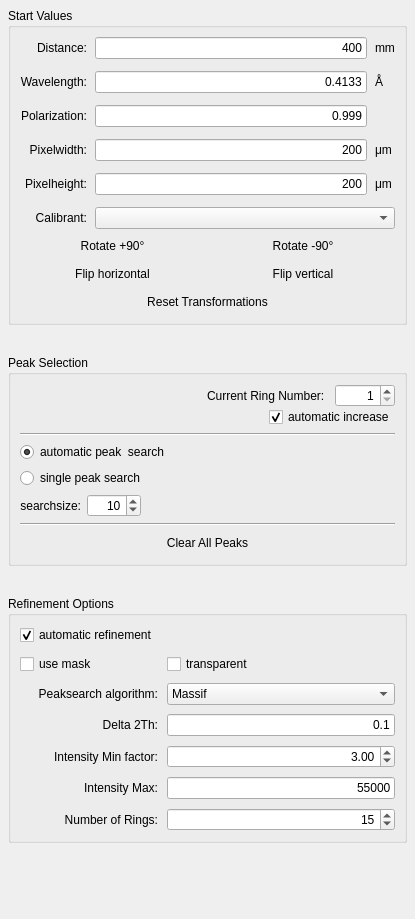
         <widget class="QWidget" name="start_values">
          <property name="enabled">
           <bool>true</bool>
          </property>
          <property name="geometry">
           <rect>
            <x>0</x>
            <y>0</y>
            <width>415</width>
            <height>919</height>
           </rect>
          </property>
          <attribute name="label">
           <string>Calibration Parameters</string>
          </attribute>
          <layout class="QVBoxLayout" name="verticalLayout_5">
           <property name="spacing">
            <number>30</number>
           </property>
           <property name="margin">
            <number>8</number>
           </property>
           <item>
            <widget class="QGroupBox" name="groupBox_2">
             <property name="title">
              <string>Start Values</string>
             </property>
             <layout class="QVBoxLayout" name="verticalLayout">
              <item>
               <layout class="QGridLayout" name="gridLayout">
                <property name="horizontalSpacing">
                 <number>8</number>
                </property>
                <property name="verticalSpacing">
                 <number>12</number>
                </property>
                <item row="3" column="0">
                 <widget class="QLabel" name="label_3">
                  <property name="text">
                   <string>Pixelwidth:</string>
                  </property>
                  <property name="alignment">
                   <set>Qt::AlignRight|Qt::AlignTrailing|Qt::AlignVCenter</set>
                  </property>
                 </widget>
                </item>
                <item row="3" column="2">
                 <widget class="QLabel" name="label_8">
                  <property name="text">
                   <string>μm</string>
                  </property>
                 </widget>
                </item>
                <item row="4" column="0">
                 <widget class="QLabel" name="label_4">
                  <property name="text">
                   <string>Pixelheight:</string>
                  </property>
                  <property name="alignment">
                   <set>Qt::AlignRight|Qt::AlignTrailing|Qt::AlignVCenter</set>
                  </property>
                 </widget>
                </item>
                <item row="4" column="1">
                 <widget class="QLineEdit" name="sv_pixel_height_txt">
                  <property name="text">
                   <string>200</string>
                  </property>
                  <property name="alignment">
                   <set>Qt::AlignRight|Qt::AlignTrailing|Qt::AlignVCenter</set>
                  </property>
                 </widget>
                </item>
                <item row="4" column="2">
                 <widget class="QLabel" name="label_9">
                  <property name="text">
                   <string>μm</string>
                  </property>
                 </widget>
                </item>
                <item row="6" column="0">
                 <widget class="QLabel" name="label_5">
                  <property name="text">
                   <string>Calibrant:</string>
                  </property>
                  <property name="alignment">
                   <set>Qt::AlignRight|Qt::AlignTrailing|Qt::AlignVCenter</set>
                  </property>
                 </widget>
                </item>
                <item row="6" column="1" colspan="2">
                 <widget class="QComboBox" name="calibrant_cb">
                  <property name="focusPolicy">
                   <enum>Qt::NoFocus</enum>
                  </property>
                  <property name="editable">
                   <bool>false</bool>
                  </property>
                  <property name="frame">
                   <bool>true</bool>
                  </property>
                 </widget>
                </item>
                <item row="3" column="1">
                 <widget class="QLineEdit" name="sv_pixel_width_txt">
                  <property name="text">
                   <string>200</string>
                  </property>
                  <property name="alignment">
                   <set>Qt::AlignRight|Qt::AlignTrailing|Qt::AlignVCenter</set>
                  </property>
                 </widget>
                </item>
                <item row="0" column="0">
                 <widget class="QLabel" name="label">
                  <property name="text">
                   <string>Distance:</string>
                  </property>
                  <property name="alignment">
                   <set>Qt::AlignRight|Qt::AlignTrailing|Qt::AlignVCenter</set>
                  </property>
                 </widget>
                </item>
                <item row="0" column="1">
                 <widget class="QLineEdit" name="sv_distance_txt">
                  <property name="text">
                   <string>400</string>
                  </property>
                  <property name="alignment">
                   <set>Qt::AlignRight|Qt::AlignTrailing|Qt::AlignVCenter</set>
                  </property>
                 </widget>
                </item>
                <item row="0" column="2">
                 <widget class="QLabel" name="label_6">
                  <property name="text">
                   <string>mm</string>
                  </property>
                 </widget>
                </item>
                <item row="1" column="0">
                 <widget class="QLabel" name="label_2">
                  <property name="text">
                   <string>Wavelength:</string>
                  </property>
                  <property name="alignment">
                   <set>Qt::AlignRight|Qt::AlignTrailing|Qt::AlignVCenter</set>
                  </property>
                 </widget>
                </item>
                <item row="1" column="1">
                 <widget class="QLineEdit" name="sv_wavelength_txt">
                  <property name="text">
                   <string>0.4133</string>
                  </property>
                  <property name="alignment">
                   <set>Qt::AlignRight|Qt::AlignTrailing|Qt::AlignVCenter</set>
                  </property>
                 </widget>
                </item>
                <item row="1" column="2">
                 <widget class="QLabel" name="label_7">
                  <property name="text">
                   <string>Å</string>
                  </property>
                 </widget>
                </item>
                <item row="2" column="1">
                 <widget class="QLineEdit" name="sv_polarization_txt">
                  <property name="text">
                   <string>0.999</string>
                  </property>
                  <property name="alignment">
                   <set>Qt::AlignRight|Qt::AlignTrailing|Qt::AlignVCenter</set>
                  </property>
                 </widget>
                </item>
                <item row="2" column="0">
                 <widget class="QLabel" name="label_14">
                  <property name="text">
                   <string>Polarization:</string>
                  </property>
                  <property name="alignment">
                   <set>Qt::AlignRight|Qt::AlignTrailing|Qt::AlignVCenter</set>
                  </property>
                 </widget>
                </item>
               </layout>
              </item>
              <item>
               <layout class="QGridLayout" name="gridLayout_4">
                <item row="0" column="0">
                 <widget class="QPushButton" name="rotate_p90_btn">
                  <property name="text">
                   <string>Rotate +90°</string>
                  </property>
                  <property name="flat">
                   <bool>true</bool>
                  </property>
                 </widget>
                </item>
                <item row="0" column="1">
                 <widget class="QPushButton" name="rotate_m90_btn">
                  <property name="text">
                   <string>Rotate -90°</string>
                  </property>
                  <property name="flat">
                   <bool>true</bool>
                  </property>
                 </widget>
                </item>
                <item row="1" column="0">
                 <widget class="QPushButton" name="invert_horizontal_btn">
                  <property name="text">
                   <string>Flip horizontal</string>
                  </property>
                  <property name="flat">
                   <bool>true</bool>
                  </property>
                 </widget>
                </item>
                <item row="1" column="1">
                 <widget class="QPushButton" name="invert_vertical_btn">
                  <property name="text">
                   <string>Flip vertical</string>
                  </property>
                  <property name="flat">
                   <bool>true</bool>
                  </property>
                 </widget>
                </item>
                <item row="2" column="0" colspan="2">
                 <widget class="QPushButton" name="reset_transformations_btn">
                  <property name="text">
                   <string>Reset Transformations</string>
                  </property>
                  <property name="flat">
                   <bool>true</bool>
                  </property>
                 </widget>
                </item>
               </layout>
              </item>
             </layout>
            </widget>
           </item>
           <item>
            <widget class="QGroupBox" name="groupBox_3">
             <property name="title">
              <string>Peak Selection</string>
             </property>
             <layout class="QVBoxLayout" name="verticalLayout_4">
              <item>
               <layout class="QGridLayout" name="gridLayout_2">
                <property name="verticalSpacing">
                 <number>0</number>
                </property>
                <item row="1" column="0" colspan="2">
                 <spacer name="horizontalSpacer_3">
                  <property name="orientation">
                   <enum>Qt::Horizontal</enum>
                  </property>
                  <property name="sizeHint" stdset="0">
                   <size>
                    <width>78</width>
                    <height>20</height>
                   </size>
                  </property>
                 </spacer>
                </item>
                <item row="0" column="0">
                 <spacer name="horizontalSpacer_2">
                  <property name="orientation">
                   <enum>Qt::Horizontal</enum>
                  </property>
                  <property name="sizeHint" stdset="0">
                   <size>
                    <width>40</width>
                    <height>20</height>
                   </size>
                  </property>
                 </spacer>
                </item>
                <item row="0" column="1" colspan="2">
                 <widget class="QLabel" name="label_10">
                  <property name="text">
                   <string>Current Ring Number:</string>
                  </property>
                 </widget>
                </item>
                <item row="0" column="3">
                 <widget class="QSpinBox" name="peak_num_sb">
                  <property name="focusPolicy">
                   <enum>Qt::TabFocus</enum>
                  </property>
                  <property name="contextMenuPolicy">
                   <enum>Qt::NoContextMenu</enum>
                  </property>
                  <property name="wrapping">
                   <bool>false</bool>
                  </property>
                  <property name="alignment">
                   <set>Qt::AlignRight|Qt::AlignTrailing|Qt::AlignVCenter</set>
                  </property>
                  <property name="buttonSymbols">
                   <enum>QAbstractSpinBox::UpDownArrows</enum>
                  </property>
                  <property name="minimum">
                   <number>1</number>
                  </property>
                 </widget>
                </item>
                <item row="1" column="2" colspan="2">
                 <widget class="QCheckBox" name="automatic_peak_num_inc_cb">
                  <property name="text">
                   <string>automatic increase</string>
                  </property>
                  <property name="checked">
                   <bool>true</bool>
                  </property>
                 </widget>
                </item>
               </layout>
              </item>
              <item>
               <widget class="Line" name="line">
                <property name="orientation">
                 <enum>Qt::Horizontal</enum>
                </property>
               </widget>
              </item>
              <item>
               <widget class="QRadioButton" name="automatic_peak_search_rb">
                <property name="text">
                 <string>automatic peak  search</string>
                </property>
                <property name="checked">
                 <bool>true</bool>
                </property>
               </widget>
              </item>
              <item>
               <widget class="QRadioButton" name="select_peak_rb">
                <property name="text">
                 <string>single peak search</string>
                </property>
               </widget>
              </item>
              <item>
               <layout class="QHBoxLayout" name="horizontalLayout_9">
                <item>
                 <widget class="QLabel" name="label_13">
                  <property name="text">
                   <string>searchsize:</string>
                  </property>
                  <property name="alignment">
                   <set>Qt::AlignRight|Qt::AlignTrailing|Qt::AlignVCenter</set>
                  </property>
                 </widget>
                </item>
                <item>
                 <widget class="QSpinBox" name="search_size_sb">
                  <property name="focusPolicy">
                   <enum>Qt::TabFocus</enum>
                  </property>
                  <property name="contextMenuPolicy">
                   <enum>Qt::NoContextMenu</enum>
                  </property>
                  <property name="alignment">
                   <set>Qt::AlignRight|Qt::AlignTrailing|Qt::AlignVCenter</set>
                  </property>
                  <property name="maximum">
                   <number>9000</number>
                  </property>
                  <property name="value">
                   <number>10</number>
                  </property>
                 </widget>
                </item>
                <item>
                 <spacer name="horizontalSpacer_4">
                  <property name="orientation">
                   <enum>Qt::Horizontal</enum>
                  </property>
                  <property name="sizeHint" stdset="0">
                   <size>
                    <width>40</width>
                    <height>20</height>
                   </size>
                  </property>
                 </spacer>
                </item>
               </layout>
              </item>
              <item>
               <widget class="Line" name="line_2">
                <property name="orientation">
                 <enum>Qt::Horizontal</enum>
                </property>
               </widget>
              </item>
              <item>
               <widget class="QPushButton" name="clear_peaks_btn">
                <property name="text">
                 <string>Clear All Peaks</string>
                </property>
                <property name="flat">
                 <bool>true</bool>
                </property>
               </widget>
              </item>
             </layout>
            </widget>
           </item>
           <item>
            <widget class="QGroupBox" name="groupBox">
             <property name="title">
              <string>Refinement Options</string>
             </property>
             <layout class="QGridLayout" name="gridLayout_5">
              <property name="spacing">
               <number>9</number>
              </property>
              <item row="0" column="0">
               <widget class="QCheckBox" name="options_automatic_refinement_cb">
                <property name="text">
                 <string>automatic refinement</string>
                </property>
                <property name="checked">
                 <bool>true</bool>
                </property>
               </widget>
              </item>
              <item row="3" column="0">
               <widget class="QLabel" name="label_18">
                <property name="text">
                 <string>Delta 2Th:</string>
                </property>
                <property name="alignment">
                 <set>Qt::AlignRight|Qt::AlignTrailing|Qt::AlignVCenter</set>
                </property>
               </widget>
              </item>
              <item row="2" column="1">
               <widget class="QComboBox" name="options_peaksearch_algorithm_cb">
                <property name="focusPolicy">
                 <enum>Qt::NoFocus</enum>
                </property>
                <item>
                 <property name="text">
                  <string>Massif</string>
                 </property>
                </item>
                <item>
                 <property name="text">
                  <string>Blob</string>
                 </property>
                </item>
               </widget>
              </item>
              <item row="4" column="0">
               <widget class="QLabel" name="label_25">
                <property name="text">
                 <string>Intensity Min factor:</string>
                </property>
                <property name="alignment">
                 <set>Qt::AlignRight|Qt::AlignTrailing|Qt::AlignVCenter</set>
                </property>
               </widget>
              </item>
              <item row="4" column="1">
               <widget class="QDoubleSpinBox" name="options_intensity_mean_factor_sb">
                <property name="alignment">
                 <set>Qt::AlignRight|Qt::AlignTrailing|Qt::AlignVCenter</set>
                </property>
                <property name="singleStep">
                 <double>0.100000000000000</double>
                </property>
                <property name="value">
                 <double>3.000000000000000</double>
                </property>
               </widget>
              </item>
              <item row="5" column="1">
               <widget class="QLineEdit" name="options_intensity_limit_txt">
                <property name="text">
                 <string>55000</string>
                </property>
                <property name="alignment">
                 <set>Qt::AlignRight|Qt::AlignTrailing|Qt::AlignVCenter</set>
                </property>
               </widget>
              </item>
              <item row="6" column="1">
               <widget class="QSpinBox" name="options_num_rings_sb">
                <property name="alignment">
                 <set>Qt::AlignRight|Qt::AlignTrailing|Qt::AlignVCenter</set>
                </property>
                <property name="value">
                 <number>15</number>
                </property>
               </widget>
              </item>
              <item row="6" column="0">
               <widget class="QLabel" name="label_24">
                <property name="text">
                 <string>Number of Rings:</string>
                </property>
                <property name="alignment">
                 <set>Qt::AlignRight|Qt::AlignTrailing|Qt::AlignVCenter</set>
                </property>
               </widget>
              </item>
              <item row="2" column="0">
               <widget class="QLabel" name="label_17">
                <property name="text">
                 <string>Peaksearch algorithm:</string>
                </property>
                <property name="alignment">
                 <set>Qt::AlignRight|Qt::AlignTrailing|Qt::AlignVCenter</set>
                </property>
               </widget>
              </item>
              <item row="3" column="1">
               <widget class="QLineEdit" name="options_delta_tth_txt">
                <property name="text">
                 <string>0.1</string>
                </property>
                <property name="alignment">
                 <set>Qt::AlignRight|Qt::AlignTrailing|Qt::AlignVCenter</set>
                </property>
               </widget>
              </item>
              <item row="5" column="0">
               <widget class="QLabel" name="label_23">
                <property name="text">
                 <string>Intensity Max:</string>
                </property>
                <property name="alignment">
                 <set>Qt::AlignRight|Qt::AlignTrailing|Qt::AlignVCenter</set>
                </property>
               </widget>
              </item>
              <item row="1" column="0">
               <widget class="QCheckBox" name="use_mask_cb">
                <property name="text">
                 <string>use mask</string>
                </property>
               </widget>
              </item>
              <item row="1" column="1">
               <widget class="QCheckBox" name="mask_transparent_cb">
                <property name="text">
                 <string>transparent</string>
                </property>
               </widget>
              </item>
             </layout>
            </widget>
           </item>
           <item>
            <spacer name="verticalSpacer">
             <property name="orientation">
              <enum>Qt::Vertical</enum>
             </property>
             <property name="sizeHint" stdset="0">
              <size>
               <width>20</width>
               <height>1</height>
              </size>
             </property>
            </spacer>
           </item>
          </layout>
         </widget>
